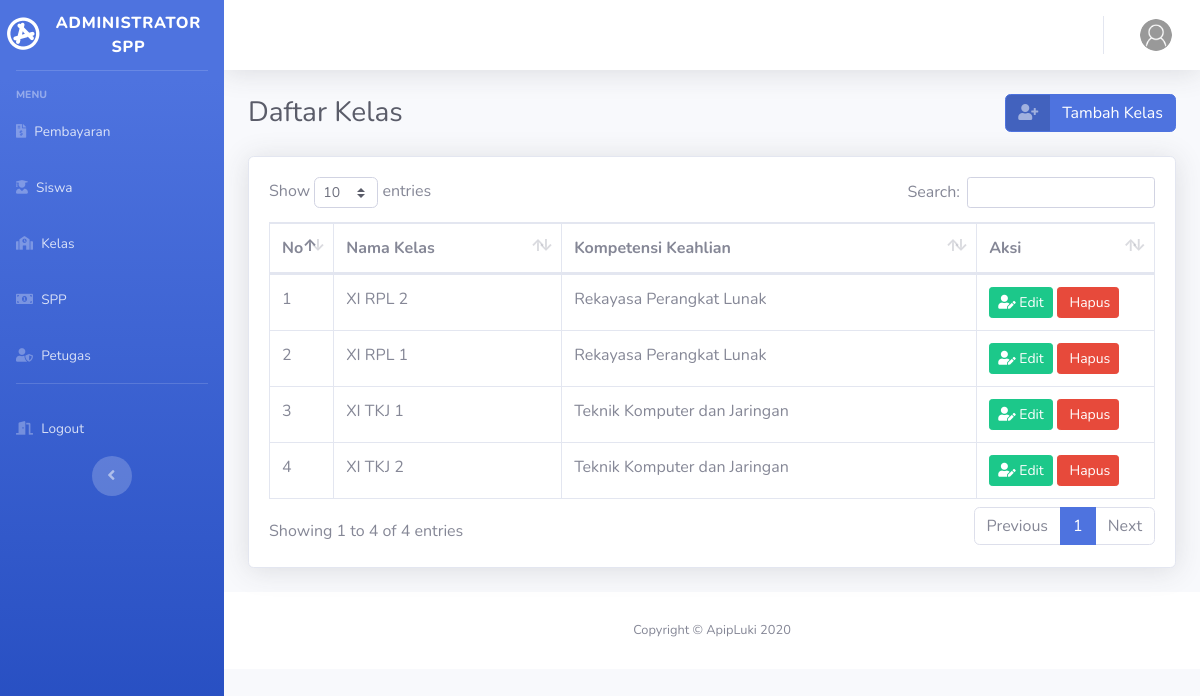
Screenshot of /index.php/admin/siswa/kelas with the database file from the repository.
### tables this page shows
CREATE TABLE `kelas` (
  `id_kelas` int(11) NOT NULL,
  `nama_kelas` varchar(10) DEFAULT NULL,
  `kompetensi_keahlian` varchar(50) DEFAULT NULL
);

### application/controllers/admin/siswa.php (called while the page is built, shortened)
<?php
class Siswa extends CI_Controller
{
	public function __construct()
	{
		$this->load->model('siswa_model');
		$this->load->model('kelas_model');
		$this->load->model('spp_model');
		$this->load->model('pembayaran_model');
	}
	public function kelas()
	{
		$kelas = $this->kelas_model->get_all();
		$data = array(
			'title'  => 'Daftar Kelas',
			'kelas'   => $kelas
		);
		$this->load->view('admin/template/header', $data);
		$this->load->view('admin/template/sidebar', $data);
		$this->load->view('admin/template/topbar', $data);
		$this->load->view('admin/kelas/get_kelas', $data);
		$this->load->view('admin/template/footer');
	}
}

### index.php (called while the page is built, shortened)
<?php
require_once BASEPATH.'core/CodeIgniter.php';

### application/models/kelas_model.php (called while the page is built, shortened)
<?php
class Kelas_model extends CI_Model
{
	public function get_all()
	{
		$this->db->select('*');
		$this->db->from('kelas');
		$this->db->order_by('id_kelas', 'asc');
		$query = $this->db->get();
		return $query->result();
	}
}

### application/views/admin/kelas/delete.php (the view, shortened to what this page needs)
<button type="button" class="btn btn-danger btn-sm" data-toggle="modal" data-target="#Delete<?= $kelas->id_kelas; ?>">
    <i class="fa fa-trash-o"></i> Hapus
</button>

### application/views/admin/kelas/get_kelas.php (shortened to what this page needs)
<div class="container-fluid">
    <div class="d-sm-flex align-items-center justify-content-between mb-4">
        <h1 class="h3 mb-0 text-gray-800"><?= $title; ?></h1>
        <a href="<?= base_url('admin/siswa/create_kel'); ?>" class="btn btn-primary btn-icon-split">
            <span class="icon text-white-50">
                <i class="fas fa-user-plus"></i>
            </span>
            <span class="text">Tambah Kelas</span>
        </a>
    </div>
    <div class="card shadow mb-4">
        <div class="card-body">
            <div class="table-responsive">
                <table class="table table-bordered" id="dataTable" width="100%" cellspacing="0">
                    <thead>
                        <tr>
                            <th width="5%">No</th>
                            <th>Nama Kelas</th>
                            <th>Kompetensi Keahlian</th>
                            <th width="20%">Aksi</th>
                        </tr>
                    </thead>
                    <tbody>
                        <?php $i = 1;
						foreach ($kelas as $kelas) { ?>
                        <tr>
                            <td><?= $i; ?></td>
                            <td><?= $kelas->nama_kelas; ?></td>
                            <td><?= $kelas->kompetensi_keahlian; ?></td>
                            <td>
                                <a href="<?= base_url('admin/siswa/update_kel/' . $kelas->id_kelas); ?> "
                                    class="btn btn-success btn-sm"><i class="fas fa-user-edit"></i> Edit</a>
                                <?php include "delete.php"; ?>
                            </td>
                        </tr>
                        <?php $i++;
						} ?>
                    </tbody>
                </table>
            </div>
        </div>
    </div>
</div>

### rows the page displays
kelas: nama_kelas "XI RPL 2", kompetensi_keahlian "Rekayasa Perangkat Lunak"
kelas: nama_kelas "XI RPL 1", kompetensi_keahlian "Rekayasa Perangkat Lunak"
kelas: nama_kelas "XI TKJ 1", kompetensi_keahlian "Teknik Komputer dan Jaringan"
kelas: nama_kelas "XI TKJ 2", kompetensi_keahlian "Teknik Komputer dan Jaringan"

### other values shown
$title "Daftar Kelas"
